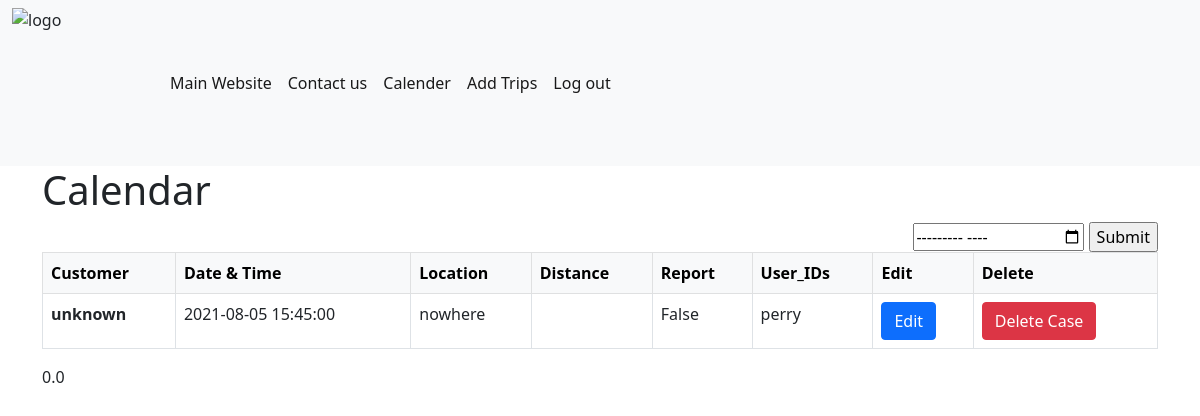
Page /home (signed in) on the committed database.
### app.py (models this page shows, shortened)
class Trips(db.Model):
    __tablename__ = "Trips"
    id = db.Column(db.Integer, primary_key=True)
    customer = db.Column(db.Text)
    date = db.Column(db.DateTime(timezone=True))
    location = db.Column(db.Text)
    distance = db.Column(db.Numeric)
    report = db.Column(db.Boolean)
    user_id = db.Column(db.Integer, db.ForeignKey('Users.id'))
    user = db.relationship("User", backref="Trips")
    start_latitude = db.Column(db.Numeric)
    start_longitude = db.Column(db.Numeric)
    finish_latitude = db.Column(db.Numeric)
    finish_longitude = db.Column(db.Numeric)

class User(db.Model, UserMixin):
    __tablename__ = "Users"
    id = db.Column(db.Integer, primary_key=True)
    firstname = db.Column(db.Text)
    lastname = db.Column(db.Text)
    username = db.Column(db.Text, unique=True)
    password = db.Column(db.Text)
    is_admin = db.Column(db.Boolean)
    gmail = db.Column(db.Text)

### app.py (the view)
@app.route("/home")
@login_required
def calendar():
    month_year = request.args.get("month")
    filter_date = date.today()
    if month_year:
        filter_date = datetime.strptime(month_year, '%Y-%m').date()
    trips = []
    total_distance = 0
    pricePerDistance = 5
    if current_user.is_admin:
        trips = Trips.query.filter(
            extract('year', Trips.date) == filter_date.year, extract('month', Trips.date) == filter_date.month)
        for trip in trips:
            if trip.distance is not None:
                total_distance += trip.distance
    else:
        trips = Trips.query.filter_by(user_id=current_user.id)
        for trip in trips:
            if trip.distance is not None:
                total_distance += trip.distance
    return render_template("calendar.html", trips=trips, total_distance=total_distance, total_price=total_distance*pricePerDistance/1000, month=month_year)

### app.py (called while the page is built)
@login_manager.user_loader
def load_user(user_id):
    return User.query.get(int(user_id))

### templates/calendar.html
{% extends "base.html" %}
{% block content%}
<div class="container">
    <h1>Calendar</h1>
    <div class="float-end">
        <form action="{{url_for('calendar')}}" method="GET">
            <input type="month" id="month" name="month" value="{{ month }}">
            <input type="submit">
        </form>
    </div>
    <table class="table table-bordered table-hover">
        <thead class="table-light">
            <tr>
                <th scope="col">Customer</th>
                <th scope="col">Date & Time</th>
                <th scope="col">Location</th>
                <th scope="col">Distance</th>
                <th scope="col">Report</th>
                <th scope="col">User_IDs</th>
                <th scope="col">Edit</th>
                <th scope="col">Delete</th>
            </tr>
        </thead>
        <tbody>
            {% for trip in trips %}
            <tr>
                <th scope="row">{{trip.customer}}</th>
                <td>{{trip.date}}</td>
                <td>{{trip.location}}</td>
                <td>{{'' if trip.distance is none else (trip.distance/1000)|round}}</td>
                <td>{{trip.report}}</td>
                <td>{{trip.user.firstname}}</td>
                <td>
                    <a class="btn btn-primary" href="{{ url_for('viewtrips', id=trip.id) }}">Edit</a>
                </td>
                <td>
                    <a class="btn btn-danger" href="{{ url_for('deleteTrips', id=trip.id) }}">Delete Case</a>
                </td>
            </tr>
            {% endfor %}
        </tbody>
    </table>
    {{total_price|round}}
</div>
{% endblock %}

### styles.css (style rules this page uses)
body { margin: 0; font-family: Arial, Helvetica, sans-serif; }

### rows in the picture
Trips: customer "unknown", date "2021-08-05 15:45:00", location "nowhere", report "False", user.firstname "perry"

### other values in the picture
{{ total_price|round }} "0.0"
